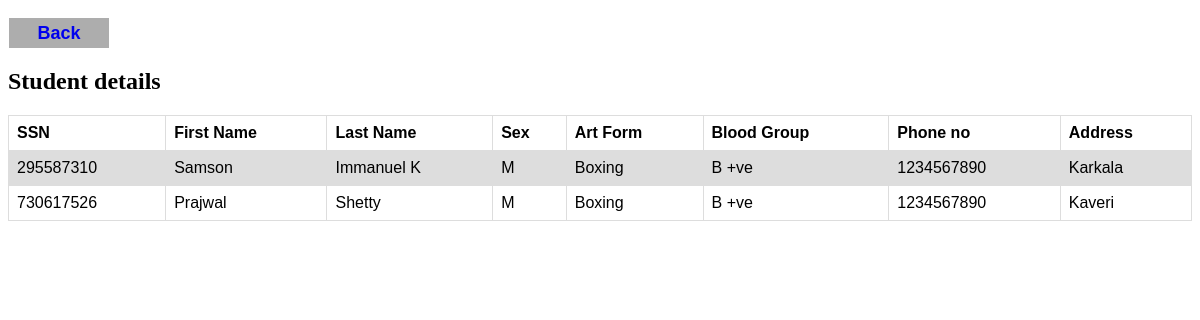
/partstu.php?uname=Yashu, run on the app's committed database.
### tables this page shows
CREATE TABLE `student` (
  `SSN` varchar(20) NOT NULL,
  `Fname` varchar(20) NOT NULL,
  `Lname` varchar(20) NOT NULL,
  `Sex` varchar(20) NOT NULL,
  `Art_form` varchar(20) NOT NULL,
  `Blood` varchar(20) NOT NULL,
  `St_uname` varchar(20) NOT NULL,
  `Phno` varchar(20) NOT NULL,
  `Address` varchar(20) NOT NULL
);

### partstu.php (the view, shortened to what this page needs)
<!DOCTYPE html>
<html lang="en">
<head>
</head>
<body>
<button id="back"><a href="addtour.php">Back</a></button>
<?php
$con = mysqli_connect('localhost:3306', 'root', '','boxing');
$username=$_GET['uname'];
$sql2="SELECT *FROM staff where S_uname='$username'";
$result2=mysqli_query($con,$sql2);
$res=mysqli_fetch_assoc($result2);
$type=$res['type'];
$sql = "SELECT SSN, Fname, Lname, Sex, Art_form, Blood, Phno, St_uname, Address FROM student where Art_form ='$type'";
$result = mysqli_query($con, $sql);
echo "<br><h2>Student details</h2>";
echo "<table border='1'>
<tr>
<th>SSN</th>
<th>First Name</th>
<th>Last Name</th>
<th>Sex</th>
<th>Art Form</th>
<th>Blood Group</th>
<th>Phone no</th>
<th>Address</th>
</tr>";
while($row = mysqli_fetch_assoc($result))
{
    echo "<tr>";
    echo "<td>" . $row['SSN'] . "</td>";
    echo "<td>" . $row['Fname'] . "</td>";
    echo "<td>" . $row['Lname'] . "</td>";
    echo "<td>" . $row['Sex'] . "</td>";
    echo "<td>" . $row['Art_form'] . "</td>";
    echo "<td>" . $row['Blood'] . "</td>";
    echo "<td>" . $row['Phno'] . "</td>";
    echo "<td>" . $row['Address'] . "</td>";
    echo "</tr>";
}
echo "</table>";
?>
</body>
</html>

### partstu.php (style rules this page uses)
table { font-family: arial, sans-serif; border-collapse: collapse; width: 100%; }
td, th { border: 1px solid #dddddd; text-align: left; padding: 8px; }
tr:nth-child(even) { background-color: #dddddd; }
button { width: 100px; height: 30px; background: #adadad; border:none; margin-top: 10px; margin-left: 1px; font-size: 18px; text-decoration: none; color: black; font-weight: bold; }
button a { text-decoration:none; }

### data on the page
student: SSN "295587310", Fname "Samson", Lname "Immanuel K", Sex "M", Art_form "Boxing", Blood "B +ve", Phno "1234567890", Address "Karkala"
student: SSN "730617526", Fname "Prajwal", Lname "Shetty", Sex "M", Art_form "Boxing", Blood "B +ve", Phno "1234567890", Address "Kaveri"
